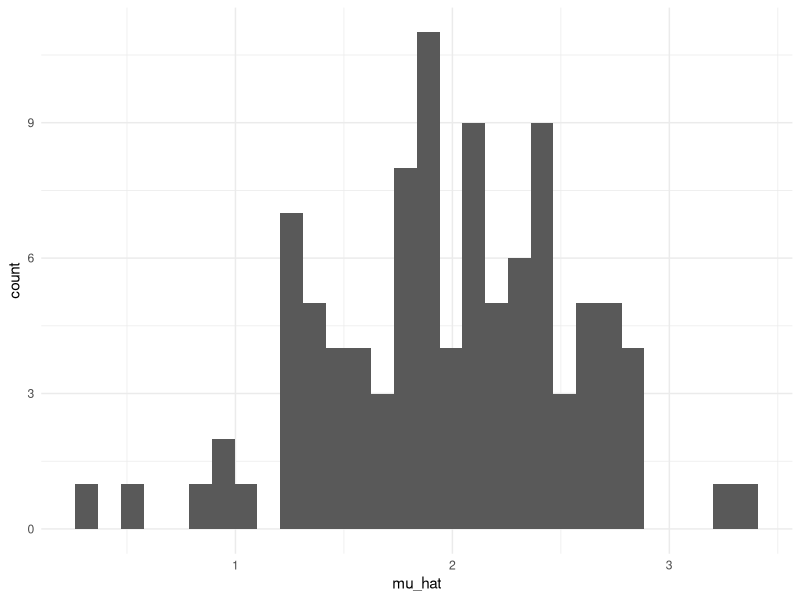
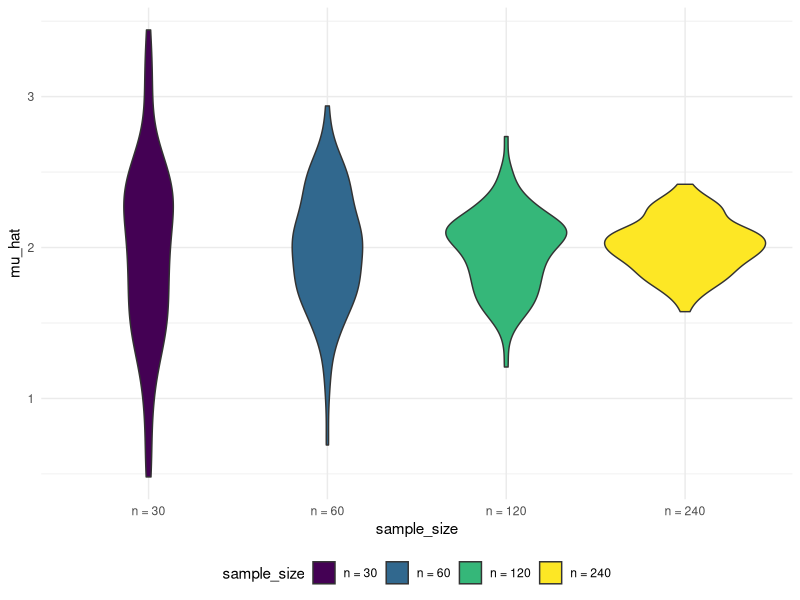

R code for these plots, in order:
## ---- chunk 1
library(tidyverse)
knitr::opts_chunk$set(
  fig.width = 12,
  fig.asp = .6,
  out.width = "90%"
)

theme_set(theme_minimal() + theme(legend.position = "bottom"))

options(
  ggplot2.continuous.colour = "viridis",
  ggplot2.continuous.fill = "viridis"
)

scale_colour_discrete = scale_colour_viridis_d
scale_fill_discrete = scale_fill_viridis_d

set.seed(1)
## ---- chunk 2
sim_mean_sd = function(n, mu = 2, sigma = 3) {
  
  sim_data = tibble(
    x = rnorm(n, mean = mu, sd = sigma),
  )
  
  sim_data %>% 
    summarize(
      mu_hat = mean(x),
      sigma_hat = sd(x)
    )
}
## ---- chunk 3
output = vector("list", 100)

for (i in 1:100) {
  output[[i]] = sim_mean_sd(30)
}

sim_results = bind_rows(output)
## ---- chunk 4
sim_results = 
  rerun(100, sim_mean_sd(30, 2, 3)) %>% 
  bind_rows()
## ---- chunk 5
sim_results %>% 
  ggplot(aes(x = mu_hat)) + 
  geom_histogram()
## ---- chunk 6
n_list = 
  list(
    "n_30"  = 30, 
    "n_60"  = 60, 
    "n_120" = 120, 
    "n_240" = 240)

output = vector("list", length = 4)

for (i in 1:4) {
  output[[i]] = rerun(100, sim_mean_sd(n_list[[i]])) %>% 
    bind_rows
}
## ---- chunk 7
sim_results = 
  tibble(sample_size = c(30, 60, 120, 240)) %>% 
  mutate(
    output_lists = map(.x = sample_size, ~rerun(100, sim_mean_sd(n = .x))),
    estimate_dfs = map(output_lists, bind_rows)) %>% 
  select(-output_lists) %>% 
  unnest(estimate_dfs)
## ---- chunk 8
sim_results %>% 
  mutate(
    sample_size = str_c("n = ", sample_size),
    sample_size = fct_inorder(sample_size)) %>% 
  ggplot(aes(x = sample_size, y = mu_hat, fill = sample_size)) + 
  geom_violin()
## ---- chunk 9
sim_results %>% 
  pivot_longer(
    mu_hat:sigma_hat,
    names_to = "parameter", 
    values_to = "estimate") %>% 
  group_by(parameter, sample_size) %>% 
  summarize(
    emp_mean = mean(estimate),
    emp_var = var(estimate)) %>% 
  knitr::kable(digits = 3)
